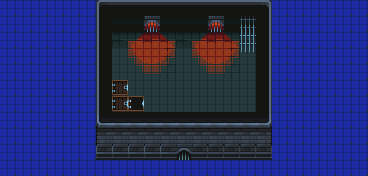

A level layout from a 2D game, rendered from its tile map. Below: a short description, then the map file with its tile-grid data intact:
An orthogonal 23x11 tile map with 16x16 px tiles, 5 tile layers (collision, decor, water, ground, ...) and 1 object (The Glade).

<map version="1.10" tiledversion="1.12.2" orientation="orthogonal" renderorder="right-down" width="23" height="11" tilewidth="16" tileheight="16" infinite="0" nextlayerid="7" nextobjectid="3">
 <tileset firstgid="1" source="../tiles/Dungeon_Tiles.tsx" />
 <layer id="1" name="collision" width="23" height="11">
  <data encoding="csv">
505,505,505,505,505,505,505,505,505,505,505,505,505,505,505,505,505,505,505,505,505,505,505,
505,505,505,505,505,505,505,0,0,0,0,0,0,0,0,505,505,505,505,505,505,505,505,
505,505,505,505,505,505,505,0,0,0,0,0,0,0,0,505,505,505,505,505,505,505,505,
505,505,505,505,505,505,505,0,0,0,0,0,0,0,0,0,505,505,505,505,505,505,505,
505,505,505,505,505,505,505,0,0,0,0,0,0,0,0,0,505,505,505,505,505,505,505,
505,505,505,505,505,505,505,0,0,0,0,0,0,0,0,0,505,505,505,505,505,505,505,
505,505,505,505,505,505,505,503,503,503,503,503,503,503,503,503,505,505,505,505,505,505,505,
505,505,505,505,505,505,505,505,505,505,505,505,505,503,503,503,505,505,505,505,505,505,505,
505,505,505,505,505,505,505,505,505,505,505,505,505,505,505,505,505,505,505,505,505,505,505,
505,505,505,505,505,505,505,505,505,505,505,505,505,505,505,505,505,505,505,505,505,505,505,
505,505,505,505,505,505,505,505,505,505,505,505,505,505,505,505,505,505,505,505,505,505,505
</data>
 </layer>
 <layer id="6" name="decor" width="23" height="11">
  <data encoding="csv">
0,0,0,0,0,0,0,0,0,0,0,0,0,0,0,0,0,0,0,0,0,0,0,
0,0,0,0,0,0,0,0,0,0,0,0,0,0,0,0,0,0,0,0,0,0,0,
0,0,0,0,0,0,0,0,0,0,0,0,0,0,0,0,0,0,0,0,0,0,0,
0,0,0,0,0,0,0,0,0,0,0,0,0,0,0,0,0,0,0,0,0,0,0,
0,0,0,0,0,0,0,0,0,0,0,0,0,0,0,0,0,0,0,0,0,0,0,
0,0,0,0,0,0,0,0,0,0,0,0,0,0,0,0,0,0,0,0,0,0,0,
0,0,0,0,0,0,0,0,0,0,0,0,0,0,0,0,0,0,0,0,0,0,0,
0,0,0,0,0,0,0,0,0,0,0,0,0,0,0,0,0,0,0,0,0,0,0,
0,0,0,0,0,0,0,0,0,0,0,0,0,0,0,0,0,0,0,0,0,0,0,
0,0,0,0,0,0,0,0,0,0,0,0,0,0,0,0,0,0,0,0,0,0,0,
0,0,0,0,0,0,0,0,0,0,0,0,0,0,0,0,0,0,0,0,0,0,0
</data>
 </layer>
 <layer id="4" name="water" width="23" height="11">
  <data encoding="csv">
0,0,0,0,0,0,0,0,0,0,0,0,0,0,0,0,0,0,0,0,0,0,0,
0,0,0,0,0,0,0,0,0,0,0,0,0,0,0,0,0,0,0,0,0,0,0,
0,0,0,0,0,0,0,0,0,0,0,0,0,0,0,0,0,0,0,0,0,0,0,
0,0,0,0,0,0,0,0,0,0,0,0,0,0,0,0,0,0,0,0,0,0,0,
0,0,0,0,0,0,0,0,0,0,0,0,0,0,0,0,0,0,0,0,0,0,0,
0,0,0,0,0,0,0,0,0,0,0,0,0,0,0,0,0,0,0,0,0,0,0,
0,0,0,0,0,0,0,0,0,0,0,0,0,0,0,0,0,0,0,0,0,0,0,
0,0,0,0,0,0,0,0,0,0,0,0,0,0,0,0,0,0,0,0,0,0,0,
0,0,0,0,0,0,0,0,0,0,0,0,0,0,0,0,0,0,0,0,0,0,0,
0,0,0,0,0,0,0,0,0,0,0,0,0,0,0,0,0,0,0,0,0,0,0,
0,0,0,0,0,0,0,0,0,0,0,0,0,0,0,0,0,0,0,0,0,0,0
</data>
 </layer>
 <layer id="5" name="ground" width="23" height="11">
  <data encoding="csv">
0,0,0,0,0,0,76,77,77,77,77,77,77,77,77,77,78,0,0,0,0,0,0,
0,0,0,0,0,0,130,231,231,452,231,231,231,452,231,231,129,0,0,0,0,0,0,
0,0,0,0,0,0,130,80,476,477,478,80,476,477,478,80,129,0,0,0,0,0,0,
0,0,0,0,0,0,130,31,501,502,503,31,501,502,503,31,129,0,0,0,0,0,0,
0,0,0,0,0,0,130,31,526,527,528,31,526,527,528,31,129,0,0,0,0,0,0,
0,0,0,0,0,0,130,31,31,31,31,31,31,31,31,31,129,0,0,0,0,0,0,
0,0,0,0,0,0,130,31,31,31,31,31,31,31,31,31,129,0,0,0,0,0,0,
0,0,0,0,0,0,101,102,102,102,102,102,102,102,102,102,103,0,0,0,0,0,0,
0,0,0,0,0,0,126,127,127,127,127,127,127,127,127,127,128,0,0,0,0,0,0,
0,0,0,0,0,0,151,151,151,151,151,152,153,153,153,153,153,0,0,0,0,0,0,
0,0,0,0,0,0,0,0,0,0,0,0,0,0,0,0,0,0,0,0,0,0,0
</data>
 </layer>
 <layer id="3" name="walls" width="23" height="11">
  <data encoding="csv">
0,0,0,0,0,0,0,0,0,0,0,0,0,0,0,185,0,0,0,0,0,0,0,
0,0,0,0,0,0,0,0,0,0,0,0,0,0,0,210,0,0,0,0,0,0,0,
0,0,0,0,0,0,0,0,0,0,0,0,0,0,0,235,0,0,0,0,0,0,0,
0,0,0,0,0,0,0,0,0,0,0,0,0,0,0,260,0,0,0,0,0,0,0,
0,0,0,0,0,0,0,0,0,0,0,0,0,0,0,0,0,0,0,0,0,0,0,
0,0,0,0,0,0,0,109,0,0,0,0,0,0,0,0,0,0,0,0,0,0,0,
0,0,0,0,0,0,0,109,134,0,0,0,0,0,0,0,0,0,0,0,0,0,0,
0,0,0,0,0,0,0,0,0,0,0,0,0,0,0,0,0,0,0,0,0,0,0,
0,0,0,0,0,0,0,0,0,0,0,0,0,0,0,0,0,0,0,0,0,0,0,
0,0,0,0,0,0,0,0,0,0,0,0,0,0,0,0,0,0,0,0,0,0,0,
0,0,0,0,0,0,0,0,0,0,0,0,0,0,0,0,0,0,0,0,0,0,0
</data>
 </layer>
 <objectgroup id="2" name="doors">
  <object id="1" name="The Glade" x="240.973" y="17.3935" width="14.857" height="39.4978">
   <properties>
    <property name="spawnx" type="float" value="0.65" />
    <property name="spawny" type="float" value="0.7" />
    <property name="targetName" value="The Glade" />
   </properties>
  </object>
 </objectgroup>
</map>
